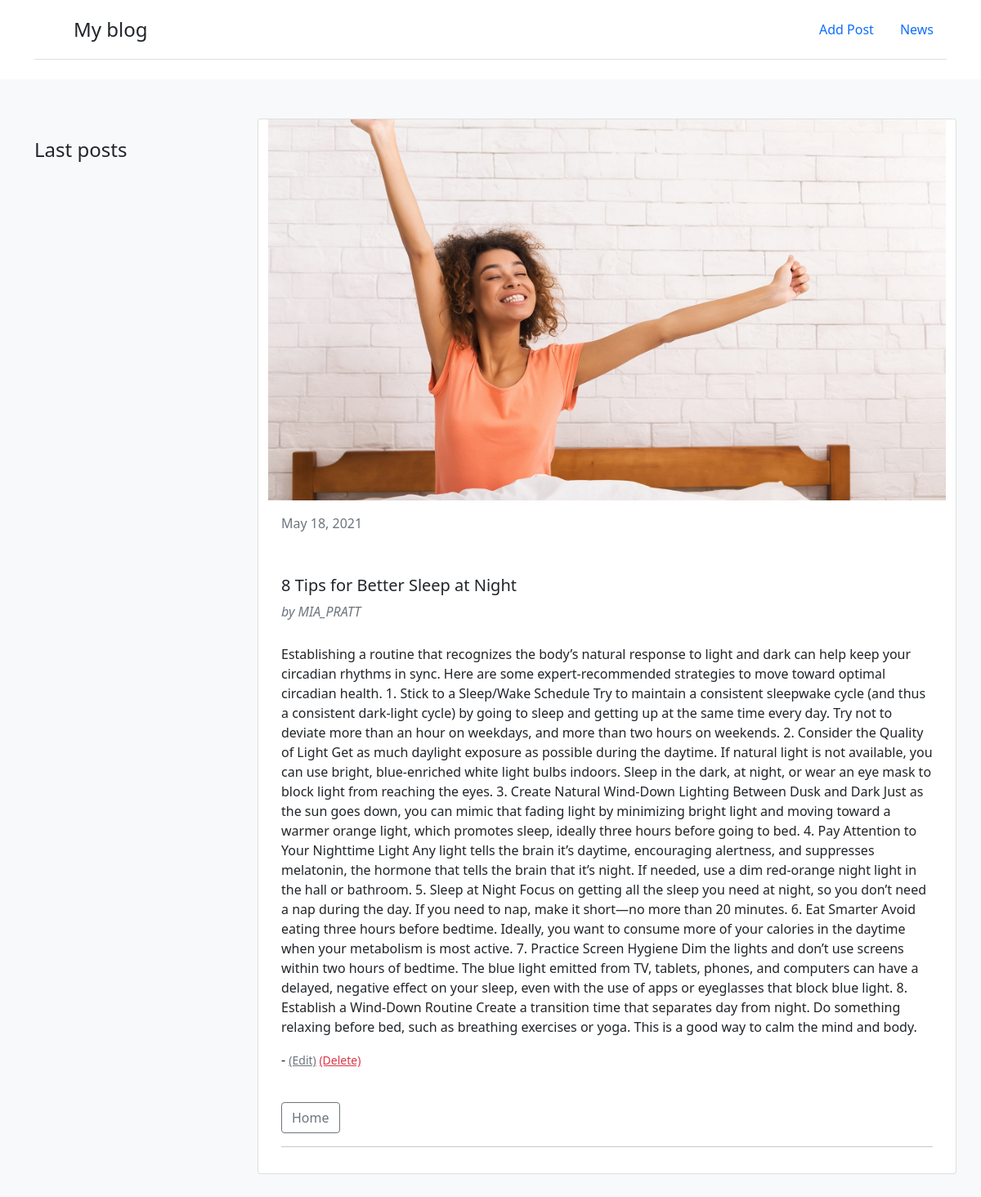
Screenshot of /blog/post/7/ with the database file from the repository.
### blog/models.py (models this page shows, shortened)
class Post(models.Model):
    class Meta:
        db_table = 'posts'
        verbose_name = 'Post'
        verbose_name_plural = 'Posts'
    author = models.ForeignKey(User, verbose_name='Author', on_delete=models.CASCADE)
    category = models.ForeignKey(Category, verbose_name='Category', on_delete=models.CASCADE, blank=True, null=True)
    title = models.CharField(verbose_name='Title', max_length=200, blank=False, null=False)
    content = HTMLField(verbose_name='Content', blank=False, null=False)
    date_created = models.DateTimeField(verbose_name='Created data', auto_now_add=True)
    date_updated = models.DateTimeField(verbose_name='Updated data', auto_now=True)
    photo = models.ImageField(upload_to='media', null=True, blank=True)
    is_published = models.BooleanField(default=True)

### blog/views.py (the view)
# urls.py: path('post/<int:post_id>/', get_post, name='post'),
def get_post(request, post_id):
    post = Post.objects.get(id=post_id)
    return render(request, 'page.html', {
        'post': post,
    })

### blog/templatetags/blog_widgets.py (called while the page is built)
@register.inclusion_tag('widgetlastposts.html')
def get_last_posts(max_items=5):
    posts = Post.objects.filter(date_created__gte=date.today())[0:max_items]
    return {'posts': posts}

### templates/page.html
{% extends 'index.html' %}
{% block content %}
    <div class="card">
        <img src="/{{ post.photo }}">
        <div class="card-body">
            <div class="mb-1 text-muted">{{ post.date_created|date:"M d, Y" }}</div>
            <br>
            <br>
            <h5 class="card-title">{{ post.title }}
            </h5>
            <div class="mb-1 text-muted"><i> by {{ post.author }}  </i></div>
            <br/>
            <p class="card-text mb-auto">{{ post.content|safe }} - <small> <a href="{% url 'update_post' post.pk %}" class="link-secondary" >(Edit)</a> </small>
            <small> <a href="{% url 'delete_post' post.pk %}" class="link-danger">(Delete)</a> </small></p>
            <br/>
            <div>
                <a href="/blog/list/" class="btn btn-outline-secondary"> Home </a>
            </div>
            <hr>
        </div>
    </div>
{% endblock %}

### rows the page displays
Post: photo (picture), date_created "May 18, 2021", title "8 Tips for Better Sleep at Night", author "MIA_PRATT", content "Establishing a routine that recognizes the body’s natural response to light and dark can help keep your circadian rhythms in sync. Here are some expert-recommended strategies to move toward optimal circadian health. 1. Stick to a Sleep/Wake Schedule Try to maintain a consistent sleepwake cycle (and thus a consistent dark-light cycle) by going to sleep and getting up at the same time every day. Try not to deviate more than an hour on weekdays, and more than two hours on weekends. 2. Consider the Quality of Light Get as much daylight exposure as possible during the daytime. If natural light is not available, you can use bright, blue-enriched white light bulbs indoors. Sleep in the dark, at…"
